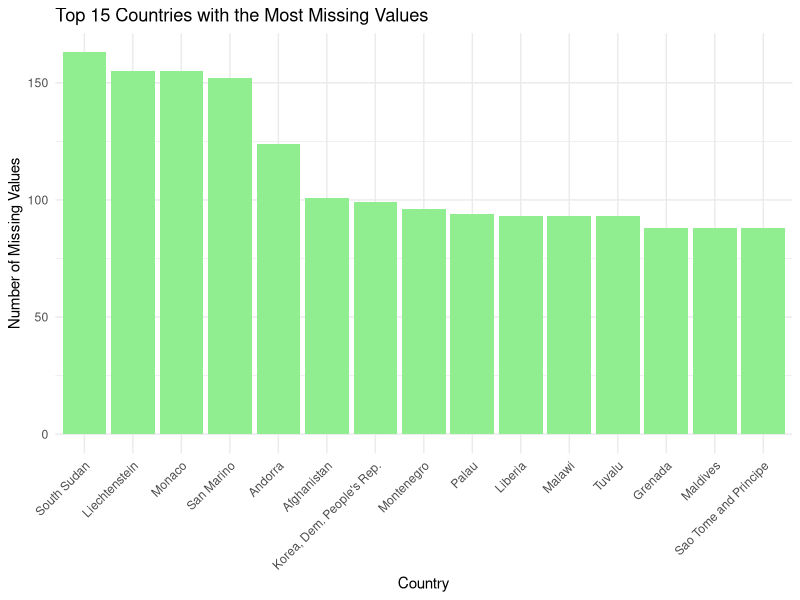

Source code (R):
## ---- chunk 1
emission_data <- read.csv('emission_analysis.csv')
## ---- chunk 2
library(dplyr)
library(ggplot2)

missing_data_summary <- emission_data |>
  group_by(Country.Name) |>
  summarise(missing_count = sum(is.na(Fossil_Fuel_Energy) + is.na(Air_Pollution) + is.na(GDP) + is.na(Exports) + is.na(Forest_Area) + is.na(Imports) + is.na(Livestock_Production) + is.na(Renewable_Energy)))

top_missing_countries <- missing_data_summary |>
  arrange(desc(missing_count)) |>
  head(15)

ggplot(top_missing_countries, aes(x = reorder(Country.Name, -missing_count), y = missing_count)) +
  geom_bar(stat = "identity", fill = "lightgreen") +
  labs(title = "Top 15 Countries with the Most Missing Values",
       x = "Country",
       y = "Number of Missing Values") +
  theme_minimal() +
  theme(axis.text.x = element_text(angle = 45, hjust = 1)) 
